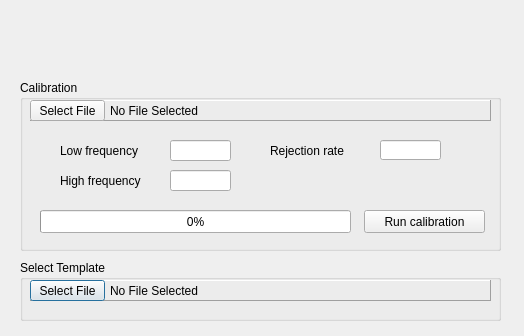
<?xml version="1.0" encoding="UTF-8"?>
<ui version="4.0">
 <class>MybSettingDialog</class>
 <widget class="QDialog" name="MybSettingDialog">
  <property name="windowModality">
   <enum>Qt::WindowModal</enum>
  </property>
  <property name="geometry">
   <rect>
    <x>0</x>
    <y>0</y>
    <width>524</width>
    <height>336</height>
   </rect>
  </property>
  <property name="acceptDrops">
   <bool>false</bool>
  </property>
  <property name="windowTitle">
   <string>MYB Setting</string>
  </property>
  <property name="windowIcon">
   <iconset>
    <normaloff>../../../resources/MYB_logo.ico</normaloff>../../../resources/MYB_logo.ico</iconset>
  </property>
  <widget class="QGroupBox" name="groupBox_template">
   <property name="geometry">
    <rect>
     <x>20</x>
     <y>260</y>
     <width>481</width>
     <height>61</height>
    </rect>
   </property>
   <property name="title">
    <string>Select Template</string>
   </property>
   <widget class="QFrame" name="frame_select_template">
    <property name="enabled">
     <bool>true</bool>
    </property>
    <property name="geometry">
     <rect>
      <x>10</x>
      <y>20</y>
      <width>461</width>
      <height>21</height>
     </rect>
    </property>
    <property name="frameShape">
     <enum>QFrame::Panel</enum>
    </property>
    <property name="frameShadow">
     <enum>QFrame::Raised</enum>
    </property>
    <widget class="QPushButton" name="button_file_template">
     <property name="geometry">
      <rect>
       <x>0</x>
       <y>0</y>
       <width>75</width>
       <height>21</height>
      </rect>
     </property>
     <property name="text">
      <string>Select File</string>
     </property>
    </widget>
    <widget class="QLabel" name="label_filename_template">
     <property name="geometry">
      <rect>
       <x>80</x>
       <y>0</y>
       <width>371</width>
       <height>21</height>
      </rect>
     </property>
     <property name="frameShape">
      <enum>QFrame::NoFrame</enum>
     </property>
     <property name="frameShadow">
      <enum>QFrame::Plain</enum>
     </property>
     <property name="text">
      <string>No File Selected</string>
     </property>
    </widget>
   </widget>
  </widget>
  <widget class="QGroupBox" name="groupBox_calibration">
   <property name="geometry">
    <rect>
     <x>20</x>
     <y>80</y>
     <width>481</width>
     <height>171</height>
    </rect>
   </property>
   <property name="title">
    <string>Calibration</string>
   </property>
   <widget class="QFrame" name="frame_select_calibration">
    <property name="enabled">
     <bool>true</bool>
    </property>
    <property name="geometry">
     <rect>
      <x>10</x>
      <y>20</y>
      <width>461</width>
      <height>21</height>
     </rect>
    </property>
    <property name="frameShape">
     <enum>QFrame::Panel</enum>
    </property>
    <property name="frameShadow">
     <enum>QFrame::Raised</enum>
    </property>
    <widget class="QPushButton" name="button_file_calibration">
     <property name="geometry">
      <rect>
       <x>0</x>
       <y>0</y>
       <width>75</width>
       <height>21</height>
      </rect>
     </property>
     <property name="text">
      <string>Select File</string>
     </property>
    </widget>
    <widget class="QLabel" name="label_filename_calibration">
     <property name="geometry">
      <rect>
       <x>80</x>
       <y>0</y>
       <width>301</width>
       <height>21</height>
      </rect>
     </property>
     <property name="frameShape">
      <enum>QFrame::NoFrame</enum>
     </property>
     <property name="frameShadow">
      <enum>QFrame::Plain</enum>
     </property>
     <property name="text">
      <string>No File Selected</string>
     </property>
    </widget>
   </widget>
   <widget class="QPushButton" name="button_run_calibration">
    <property name="geometry">
     <rect>
      <x>344</x>
      <y>130</y>
      <width>121</width>
      <height>23</height>
     </rect>
    </property>
    <property name="text">
     <string>Run calibration</string>
    </property>
   </widget>
   <widget class="QProgressBar" name="progressBar_calibration">
    <property name="geometry">
     <rect>
      <x>20</x>
      <y>130</y>
      <width>311</width>
      <height>23</height>
     </rect>
    </property>
    <property name="value">
     <number>0</number>
    </property>
   </widget>
   <widget class="QLineEdit" name="line_low_freq">
    <property name="geometry">
     <rect>
      <x>150</x>
      <y>60</y>
      <width>61</width>
      <height>21</height>
     </rect>
    </property>
    <property name="text">
     <string/>
    </property>
   </widget>
   <widget class="QLineEdit" name="line_high_freq">
    <property name="geometry">
     <rect>
      <x>150</x>
      <y>90</y>
      <width>61</width>
      <height>21</height>
     </rect>
    </property>
    <property name="text">
     <string/>
    </property>
   </widget>
   <widget class="QLabel" name="label_high_freq">
    <property name="geometry">
     <rect>
      <x>40</x>
      <y>90</y>
      <width>81</width>
      <height>21</height>
     </rect>
    </property>
    <property name="text">
     <string>High frequency</string>
    </property>
   </widget>
   <widget class="QLabel" name="label_low_freq">
    <property name="geometry">
     <rect>
      <x>40</x>
      <y>60</y>
      <width>81</width>
      <height>21</height>
     </rect>
    </property>
    <property name="text">
     <string>Low frequency</string>
    </property>
   </widget>
   <widget class="QLabel" name="label_low_rate">
    <property name="geometry">
     <rect>
      <x>250</x>
      <y>60</y>
      <width>101</width>
      <height>21</height>
     </rect>
    </property>
    <property name="text">
     <string>Rejection rate</string>
    </property>
   </widget>
   <widget class="QLineEdit" name="line_rejection_rate">
    <property name="geometry">
     <rect>
      <x>360</x>
      <y>60</y>
      <width>61</width>
      <height>20</height>
     </rect>
    </property>
    <property name="text">
     <string/>
    </property>
   </widget>
  </widget>
  <widget class="QLabel" name="label_3">
   <property name="geometry">
    <rect>
     <x>410</x>
     <y>10</y>
     <width>71</width>
     <height>71</height>
    </rect>
   </property>
   <property name="text">
    <string/>
   </property>
   <property name="pixmap">
    <pixmap>../../../resources/MYB_logo.PNG</pixmap>
   </property>
   <property name="scaledContents">
    <bool>true</bool>
   </property>
  </widget>
 </widget>
 <resources/>
 <connections/>
</ui>
